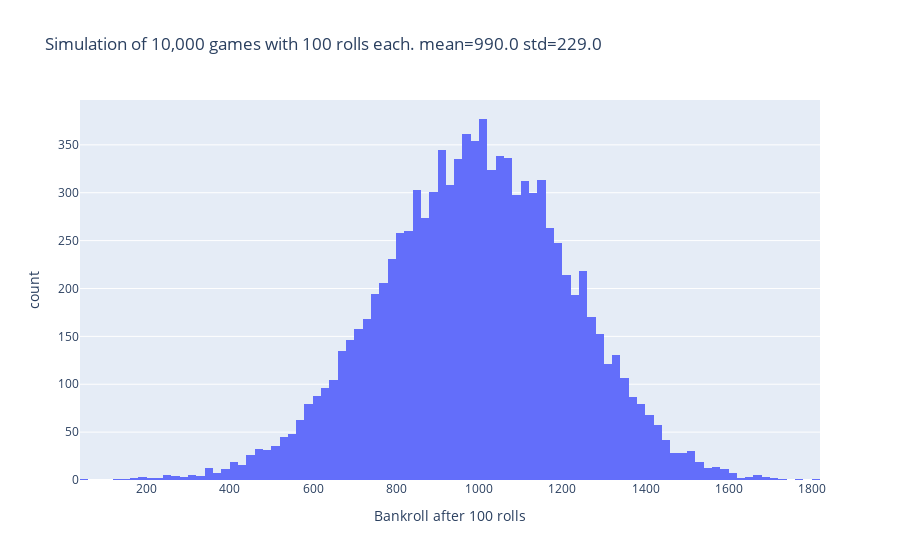

Source (notebook cell):
### Code cell
# Just in time!
mean = df.squeeze().mean().round(0)
std  = df.squeeze().std().round(0)

fig = px.histogram(df, 
        labels={ "value": "Bankroll after 100 rolls"},
        title=f'Simulation of 10,000 games with 100 rolls each. mean={mean} std={std}')

fig.layout.update(showlegend=False)

fig

### Figure 1 — Plotly figure (JSON) as saved in the notebook; plotly's stock layout.template omitted (floating-point values rounded to 4 significant figures; data arrays with more than 128 entries replaced by an {"elided": "..."} marker saying what was removed)
{"data": [{"alignmentgroup": "True", "bingroup": "x", "hovertemplate": "variable=0<br>Bankroll after 100 rolls=%{x}<br>count=%{y}<extra></extra>", "legendgroup": "0", "marker": {"color": "#636efa", "pattern": {"shape": ""}}, "name": "0", "offsetgroup": "0", "orientation": "v", "showlegend": true, "type": "histogram", "x": {"elided": "10000 int values"}, "xaxis": "x", "yaxis": "y"}], "layout": {"barmode": "relative", "legend": {"title": {"text": "variable"}, "tracegroupgap": 0}, "showlegend": false, "title": {"text": "Simulation of 10,000 games with 100 rolls each. mean=990.0 std=229.0"}, "xaxis": {"anchor": "y", "domain": [0, 1], "title": {"text": "Bankroll after 100 rolls"}}, "yaxis": {"anchor": "x", "domain": [0, 1], "title": {"text": "count"}}}}
